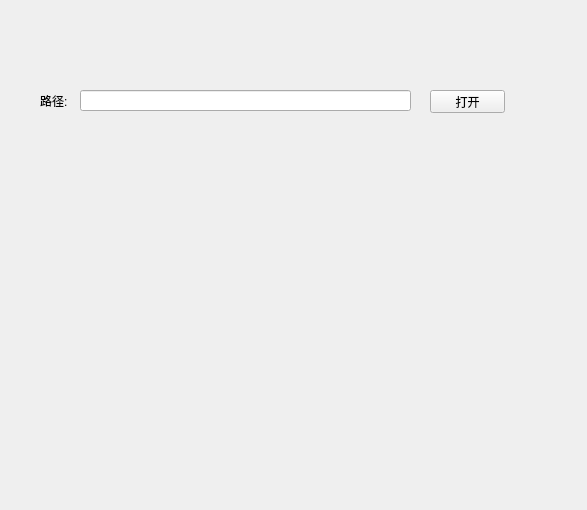
<?xml version="1.0" encoding="UTF-8"?>
<ui version="4.0">
 <class>Widget</class>
 <widget class="QWidget" name="Widget">
  <property name="geometry">
   <rect>
    <x>0</x>
    <y>0</y>
    <width>587</width>
    <height>510</height>
   </rect>
  </property>
  <property name="windowTitle">
   <string>Widget</string>
  </property>
  <widget class="QPushButton" name="mPbOpen">
   <property name="geometry">
    <rect>
     <x>430</x>
     <y>90</y>
     <width>75</width>
     <height>23</height>
    </rect>
   </property>
   <property name="text">
    <string>打开</string>
   </property>
  </widget>
  <widget class="QLineEdit" name="mLePath">
   <property name="geometry">
    <rect>
     <x>80</x>
     <y>90</y>
     <width>331</width>
     <height>21</height>
    </rect>
   </property>
  </widget>
  <widget class="QLabel" name="label">
   <property name="geometry">
    <rect>
     <x>40</x>
     <y>90</y>
     <width>31</width>
     <height>21</height>
    </rect>
   </property>
   <property name="text">
    <string>路径:</string>
   </property>
  </widget>
  <widget class="QLabel" name="mLbImage">
   <property name="geometry">
    <rect>
     <x>30</x>
     <y>140</y>
     <width>511</width>
     <height>351</height>
    </rect>
   </property>
   <property name="text">
    <string/>
   </property>
  </widget>
 </widget>
 <layoutdefault spacing="6" margin="11"/>
 <resources/>
 <connections/>
</ui>
